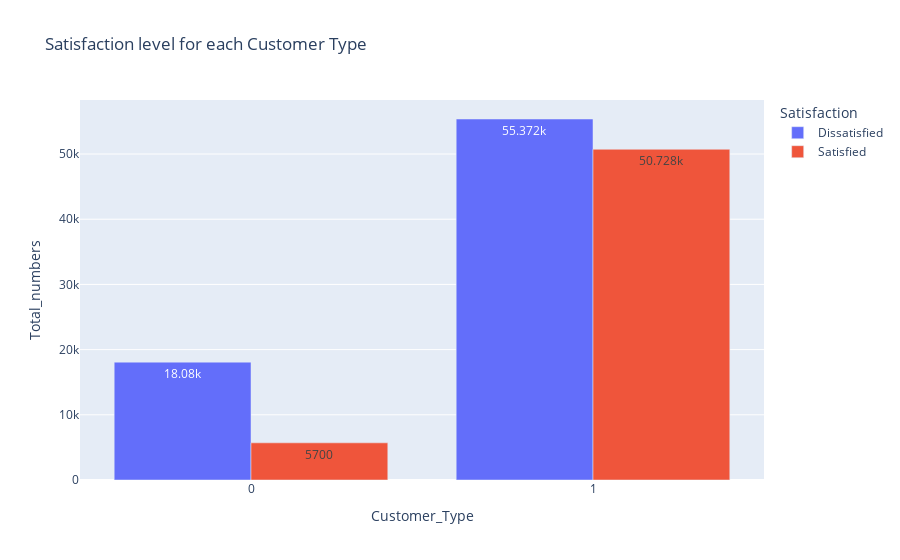

Here is the notebook cell this chart was saved with:
### Code cell
data = df.groupby(['Customer_Type','Satisfaction'])['Satisfaction'].count().reset_index(name='Total_numbers')

fig = px.bar(data, x="Customer_Type", y="Total_numbers", color="Satisfaction", 
             title="Satisfaction level for each Customer Type",barmode='group' ,text_auto=True)
fig.show()

### Figure 1 — Plotly figure (JSON) as saved in the notebook; plotly's stock layout.template omitted (floating-point values rounded to 4 significant figures)
{"data": [{"alignmentgroup": "True", "hovertemplate": "Satisfaction=Dissatisfied<br>Customer_Type=%{x}<br>Total_numbers=%{y}<extra></extra>", "legendgroup": "Dissatisfied", "marker": {"color": "#636efa", "pattern": {"shape": ""}}, "name": "Dissatisfied", "offsetgroup": "Dissatisfied", "orientation": "v", "showlegend": true, "textposition": "auto", "texttemplate": "%{y}", "type": "bar", "x": [0, 1], "xaxis": "x", "y": [18080, 55372], "yaxis": "y"}, {"alignmentgroup": "True", "hovertemplate": "Satisfaction=Satisfied<br>Customer_Type=%{x}<br>Total_numbers=%{y}<extra></extra>", "legendgroup": "Satisfied", "marker": {"color": "#EF553B", "pattern": {"shape": ""}}, "name": "Satisfied", "offsetgroup": "Satisfied", "orientation": "v", "showlegend": true, "textposition": "auto", "texttemplate": "%{y}", "type": "bar", "x": [0, 1], "xaxis": "x", "y": [5700, 50728], "yaxis": "y"}], "layout": {"barmode": "group", "legend": {"title": {"text": "Satisfaction"}, "tracegroupgap": 0}, "title": {"text": "Satisfaction level for each Customer Type"}, "xaxis": {"anchor": "y", "domain": [0, 1], "title": {"text": "Customer_Type"}}, "yaxis": {"anchor": "x", "domain": [0, 1], "title": {"text": "Total_numbers"}}}}
